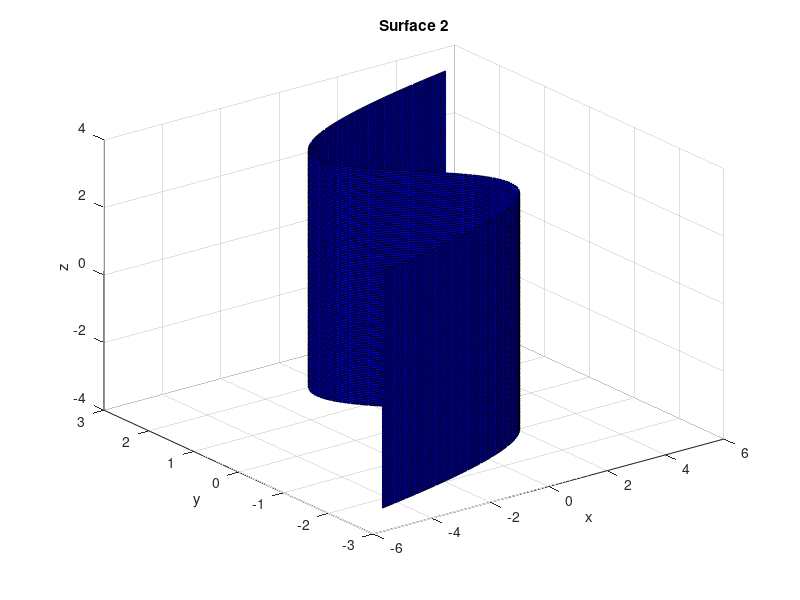

Here is the MATLAB script that generated this plot:
%Part1, question c

%Rectangular Domain
[z, y] = meshgrid(-3.5:0.05:3.5, -2.8:0.05:2.8);


%Eqn
x = (-4*y + y.^3)/2;
surf(x, y, z, 'FaceColor', 'blue');

xlabel('x'); ylabel('y'); zlabel('z');
title('Surface 2');
